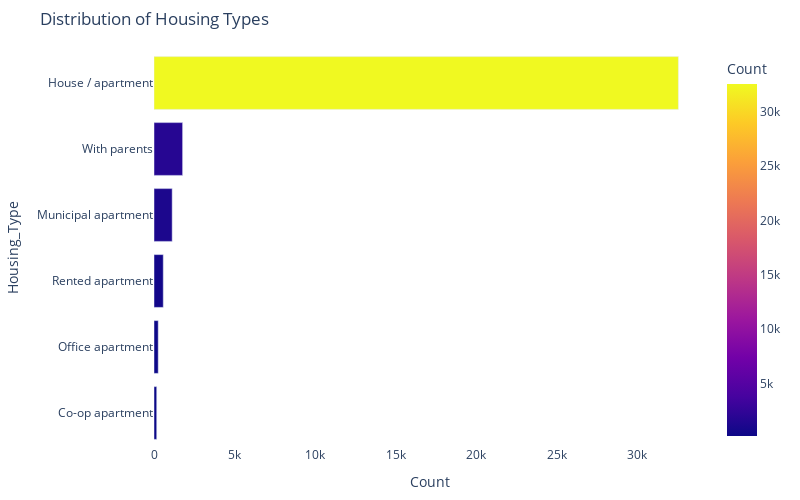

This figure's notebook cell:
### Markdown cell above
#### `3.2.1.8 Housing_Type`

### Code cell
print(get_value_counts(new_df,'ID', 'Housing_Type'))
plot_categorical_data(new_df,'ID', 'Housing_Type', 'Distribution of Housing Types')

### Figure 1 — Plotly figure (JSON) as saved in the notebook; plotly's stock layout.template omitted (floating-point values rounded to 4 significant figures)
{"data": [{"alignmentgroup": "True", "hovertemplate": "Count=%{marker.color}<br>Housing_Type=%{y}<extra></extra>", "legendgroup": "", "marker": {"color": [32548, 1776, 1128, 575, 262, 168], "coloraxis": "coloraxis", "pattern": {"shape": ""}}, "name": "", "offsetgroup": "", "orientation": "h", "showlegend": false, "textposition": "auto", "type": "bar", "x": [32548, 1776, 1128, 575, 262, 168], "xaxis": "x", "y": ["House / apartment", "With parents", "Municipal apartment", "Rented apartment", "Office apartment", "Co-op apartment"], "yaxis": "y"}], "layout": {"barmode": "relative", "coloraxis": {"colorbar": {"title": {"text": "Count"}}, "colorscale": [[0, "#0d0887"], [0.1111, "#46039f"], [0.2222, "#7201a8"], [0.3333, "#9c179e"], [0.4444, "#bd3786"], [0.5556, "#d8576b"], [0.6667, "#ed7953"], [0.7778, "#fb9f3a"], [0.8889, "#fdca26"], [1, "#f0f921"]]}, "height": 500, "legend": {"tracegroupgap": 0}, "margin": {"b": 50, "l": 50, "r": 50, "t": 50}, "plot_bgcolor": "white", "showlegend": false, "title": {"text": "Distribution of Housing Types"}, "width": 800, "xaxis": {"anchor": "y", "domain": [0, 1], "ticksuffix": "", "title": {"text": "Count"}}, "yaxis": {"anchor": "x", "categoryorder": "total ascending", "domain": [0, 1], "title": {"text": "Housing_Type"}}}}
